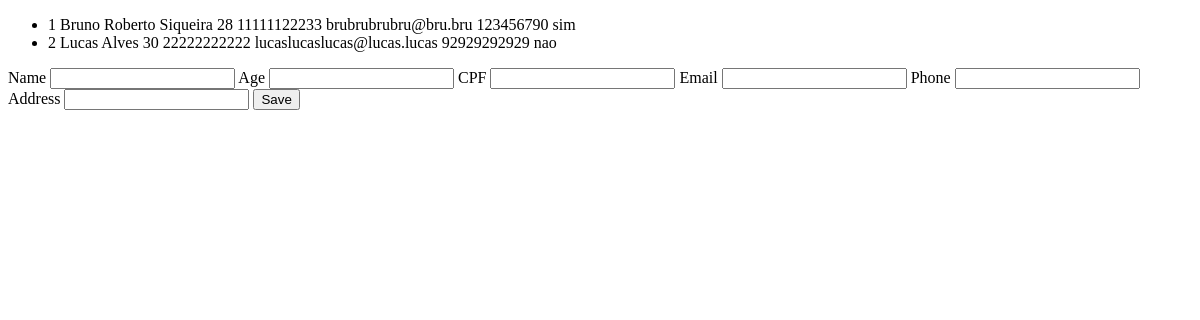
The page /core/ on the database as committed earlier.
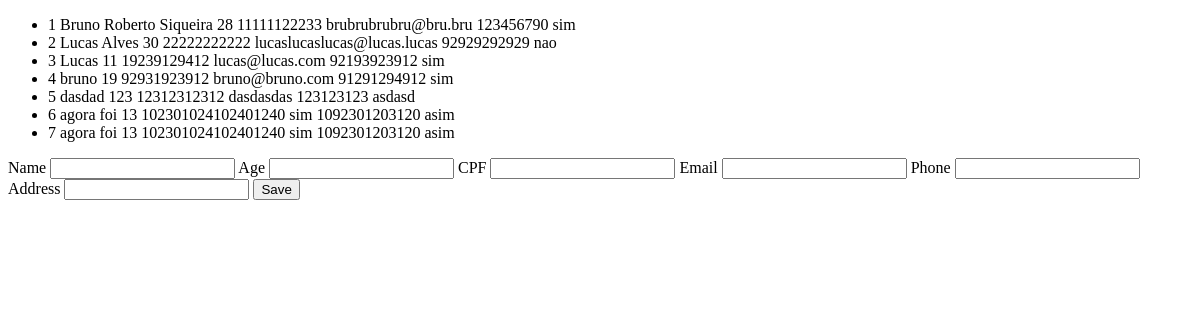
The same page on the database as committed later.
### core/models.py (models this page shows, shortened)
class Pessoa(models.Model):
    name = models.CharField(max_length=100)
    age = models.IntegerField()
    cpf = models.CharField(max_length=11)
    email = models.EmailField()
    phone = models.CharField(max_length=11)
    address = models.CharField(max_length=100)

### core/views.py (the view)
# urls.py: 2. Add a URL to urlpatterns:  path('', views.home, name='home')
def home(request):
    pessoas = Pessoa.objects.all()
    return render(request, "index.html", {"pessoas": pessoas})

### core/templates/index.html (shortened to what this page needs)
<!DOCTYPE html>
<html lang="en">
  <head>
    <link rel="stylesheet" href="index.css" />
  </head>
  <body>
    <ul>
      {% for pessoa in pessoas %}
        <li>{{ pessoa.id }} {{ pessoa.name }} {{ pessoa.age }} {{ pessoa.cpf }} {{pessoa.email}} {{pessoa.phone}} {{pessoa.address}} </li>
      {% endfor %}
    </ul>
    <form action="{% url 'salvar' %}" method="POST">
      <label> Name </label> <input type="text" name="name" />
      <label> Age </label> <input type="text" name="age" />
      <label> CPF </label> <input type="text" name="cpf" />
      <label> Email </label> <input type="text" name="email" />
      <label> Phone </label> <input type="text" name="phone" />
      <label> Address </label> <input type="text" name="address" />
      <button type="submit">Save</button>
  </body>
</html>

Rows that differ between the two databases and show on the page:
added Pessoa: id "3", name "Lucas", age "11", cpf "19239129412", email "lucas@lucas.com", phone "92193923912", address "sim"
added Pessoa: id "4", name "bruno", age "19", cpf "92931923912", email "bruno@bruno.com", phone "91291294912", address "sim"
added Pessoa: id "5", name "dasdad", age "123", cpf "12312312312", email "dasdasdas", phone "123123123", address "asdasd"
added Pessoa: id "6", name "agora foi", age "13", cpf "102301024102401240", email "sim", phone "1092301203120", address "asim"
added Pessoa: id "7", name "agora foi", age "13", cpf "102301024102401240", email "sim", phone "1092301203120", address "asim"
